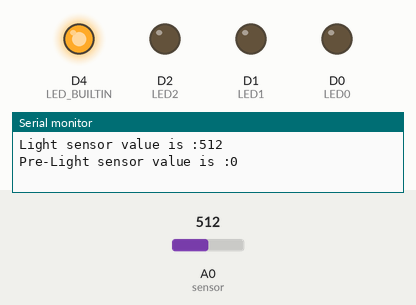
Recording of a sketch running on a simulated ESP8266 (NodeMCU). Shown: output pins drawn as LEDs (lit = HIGH, except the on-board LED, lit = LOW), the last lines printed to the serial monitor. Inputs (shaded band) come from the test bench; at power-on: A0 (sensor) = 512.

Above: at 0.2 s.
At 1.2 s:
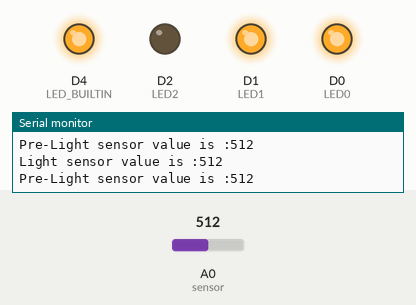
1.3 s: A0 (sensor) set to 306
At 2.2 s:
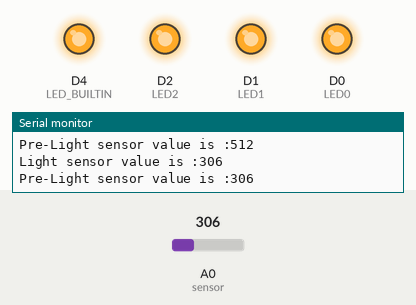
Timing chart, 0 to 4.3 s (numbered marks = the images above; inputs shaded):
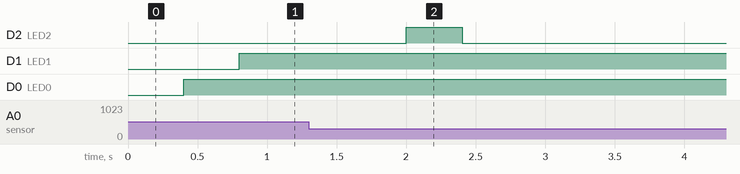

Measured:
- after the input at 1.3 s, D2 (LED2): LOW → HIGH after 0.70 s, → LOW 0.40 s later

The sketch:

hw1_Part3.ino
```cpp
#define sensor A0
#define LED0 D0
#define LED1 D1
#define LED2 D2

int val, preVal=0;
void setup() {
  // put your setup code here, to run once:
   Serial.begin(9600);
   pinMode(LED_BUILTIN,OUTPUT);
   pinMode(LED0,OUTPUT);
   pinMode(LED1,OUTPUT);
   pinMode(LED2,OUTPUT);
}

void loop() {
  // put your main code here, to run repeatedly:
  preVal = val;
  val=analogRead(sensor);
  Serial.print("Light sensor value is :");
  Serial.print(val);
  Serial.print("\n");
  Serial.print("Pre-Light sensor value is :");
  Serial.print(preVal);
  Serial.print("\n");
  delay(400);


  if(val<preVal-10){
    digitalWrite(LED0, HIGH);
    digitalWrite(LED1, HIGH);
    digitalWrite(LED2, HIGH);
  }
  else if(val>preVal+10){
    digitalWrite(LED0, HIGH);
    digitalWrite(LED1, LOW);
    digitalWrite(LED2, LOW);
  }
  else{
    digitalWrite(LED0, HIGH);
    digitalWrite(LED1, HIGH);
    digitalWrite(LED2, LOW);
 }
 }
```
